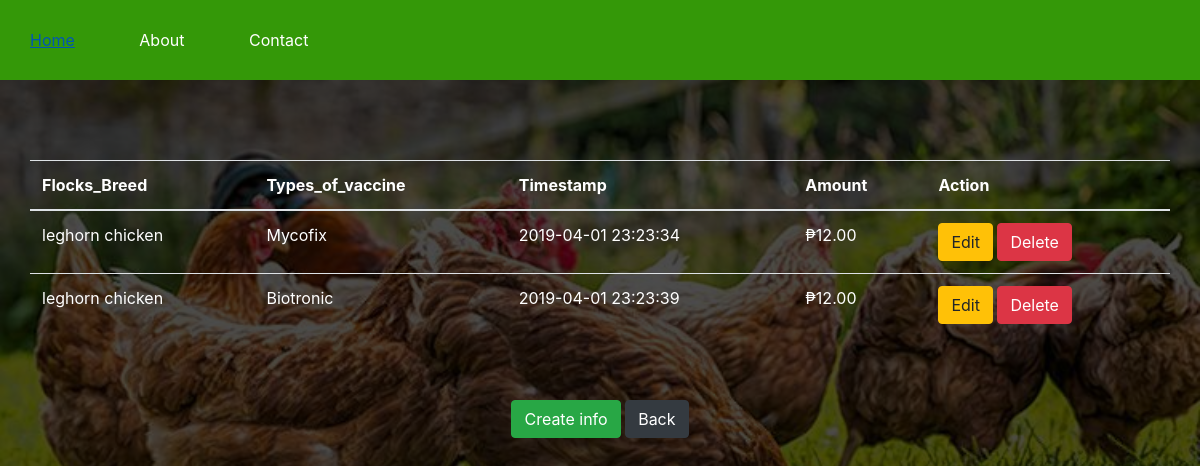
Screenshot of /medicationcrud.php with the database file from the repository.
### tables this page shows
CREATE TABLE `medication` (
  `id` int(100) NOT NULL,
  `userid` int(100) DEFAULT NULL,
  `flocks_id` int(100) NOT NULL,
  `type_of_vaccine` varchar(100) DEFAULT NULL,
  `time` timestamp NOT NULL DEFAULT CURRENT_TIMESTAMP ON UPDATE CURRENT_TIMESTAMP,
  `amount` decimal(10,2) DEFAULT NULL
);

CREATE TABLE `flocks` (
  `id` int(100) NOT NULL,
  `userid` int(100) DEFAULT NULL,
  `breed` varchar(255) DEFAULT NULL,
  `rooster` int(255) DEFAULT NULL,
  `hen` int(255) DEFAULT NULL
);

### medicationcrud.php (the view, shortened to what this page needs)
<!DOCTYPE html>
<html>
<head>
	<link rel="stylesheet" type="text/css"	href="Css1/side.css">
	<link rel="stylesheet" href="bootstrap/css/bootstrap.min.css">
</head>
<body>
<div id="main">
			<nav>
				<ul>
					<li><a href="index.php">Home</a></li>
					<li><a href="#">About</a></li>
					<li><a href="#">Contact</a></li>
				</ul>
	</div>
	<?php require_once 'process2.php';?>
	<div class="container">
	<?php
		$mysqli = new mysqli('localhost','root','','registration') or die(mysqli_error($mysqli));
		?>
		<?php
		$result = $mysqli->query("SELECT * FROM flocks,medication where flocks.id = medication.flocks_id ") or die($mysqli->error);
		?>
		<div class="row justify-content-center">
		<br><br><br>
			<table class="table">
				<thead>
					<tr class="text-white">
						<th>Flocks_Breed</th>
						<th>Types_of_vaccine</th>
						<th>Timestamp</th>
						<th>Amount</th>
						<th colspan="2">Action</th>
					</tr>
				</thead>
				<?php
					while($row=$result->fetch_assoc()):?>
						<tr class="text-white">
							<td><?php echo $row['breed']?></td>
							<td><?php echo $row['type_of_vaccine']?></td>
							<td><?php echo $row['time']?></td>
							<td>₱<?php echo $row['amount']?></td>
							<td>
								<a href="medicationadd.php?edit=<?php echo $row['id'];?>"
									class="btn btn-warning">Edit</a>
								<a href="process2.php?delete=<?php echo $row['id'];?>"
									class="btn btn-danger">Delete</a>
							</td>
						</tr>
						<?php endwhile;?>
			</table>
		</div>
		<br><br>
		<center>
		<a href="medicationadd.php"class="btn btn-success">Create info</a>
		<a href="index1.php"class="btn btn-dark">Back</a>
		</center>
</div>
</body>
</html>

### Css1/side.css (style rules this page uses)
* { margin:0px; padding:0px; }
body { font-size:120%; background:#F8F8FF; background-image:linear-gradient(rgba(0,0,0,0.7),rgba(0,0,0,0.7)), url("../Image chicken/b.jpg"); background-size:cover; }
#main { width:100%; height:20vh; }
nav { width:100%; height:80px; background-color:#349808; line-height:80px; }
nav ul { float:left; margin-right:30px; }
nav ul li { list-style-type: none; display:inline-block; transition:0.8s all; color:#fff }
nav ul li a { text-decoration:none; color:#fff; padding:30px; }
.btn { padding:10px; font-size:15px; color:white; background:#349808; border:none; border-radius:5px; }

### rows the page displays
medication: flocks.breed "leghorn chicken", type_of_vaccine "Mycofix", time "2019-04-01 23:23:34", amount "12.00"
medication: flocks.breed "leghorn chicken", type_of_vaccine "Biotronic", time "2019-04-01 23:23:39", amount "12.00"
